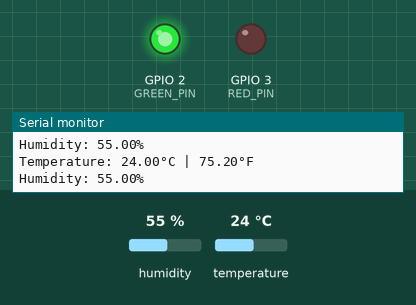
Recording of a sketch running on a simulated ESP32. On the bench: output pins drawn as LEDs (lit = HIGH), the last lines printed to the serial monitor. The test bench sets the inputs (shaded band); at power-on: humidity 55 %, temperature 24 °C.

Above: at 2.8 s.
2.9 s: humidity set to 52 %
5.6 s: humidity set to 49 %
At 6.6 s:
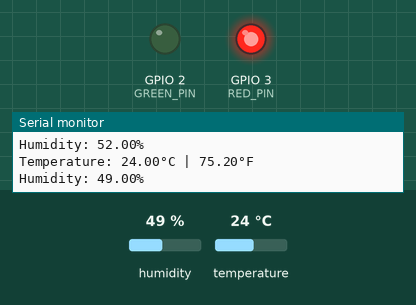
8.3 s: humidity set to 68 %
At 11.3 s:
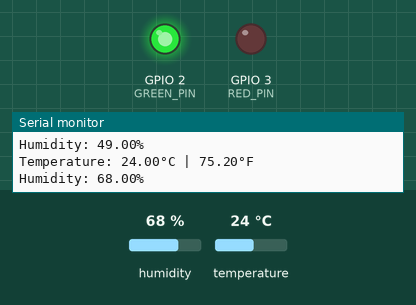
11.6 s: humidity set to 22 %
At 12.6 s:
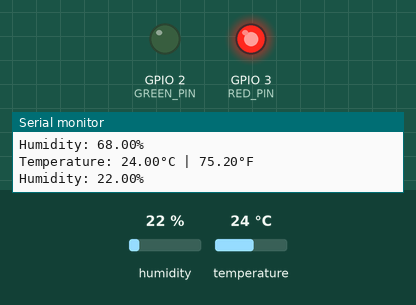
Timing chart, 0 to 14.6 s (numbered marks = the images above; inputs shaded):
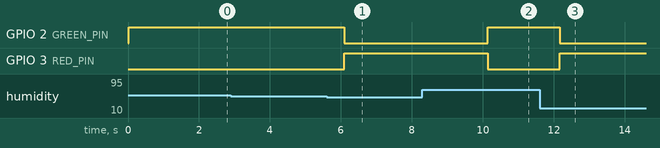

The sketch:

7-temperature-and-humidity-sensor-dht11.ino
```cpp
// Project #7 - Temperature and humidity sensor (DHT11)
// This code is part of the challenge 100 Arduino and ESP32 projects.
// You can find more information about this initiative at https://github.com/LucasFernandoChannel/one-hundred-projects-challenge
// Created by Lucas Fernando - check my Youtube channel at https://www.youtube.com/@lucasfernandochannel

// Before running this code, you must install the DHTLib library.
// The .zip file is available here: https://github.com/LucasFernandoChannel/one-hundred-projects-challenge/tree/main/arduino-libraries
#include <dht.h>
#define DHT_PIN 4
#define RED_PIN 3
#define GREEN_PIN 2
#define waitTime 2000

dht DHTSensor;

void setup() {
  pinMode(RED_PIN, OUTPUT);
  pinMode(GREEN_PIN, OUTPUT);
  digitalWrite(RED_PIN, LOW);
  digitalWrite(GREEN_PIN, LOW);
  Serial.begin(9600);
}

void loop() {
  int data = DHTSensor.read11(DHT_PIN);
  float temp = DHTSensor.temperature;
  float hum = DHTSensor.humidity;

  // Use the Serial.print to know if your sensor is working
  Serial.print("Temperature: ");
  Serial.print(temp);
  Serial.print("°C | ");
  Serial.print((temp * 9/5) + 32);
  Serial.println("°F");
  Serial.print("Humidity: ");
  Serial.print(hum);
  Serial.println("%");
  Serial.println("");

  if (temp >= 20.00 && hum <= 50.00) {
    digitalWrite(RED_PIN, HIGH);
    digitalWrite(GREEN_PIN, LOW);
  } else {
    digitalWrite(RED_PIN, LOW);
    digitalWrite(GREEN_PIN, HIGH);
  }

  delay(waitTime);
}
```

Measured:
- the behaviour switches between 51 and 50 % on humidity (found by bisection; images 0 and 1)
- after the input at 5.6 s, GPIO 2 (GREEN_PIN): HIGH → LOW after 0.49 s; GPIO 3 (RED_PIN): LOW → HIGH after 0.49 s
- after the input at 8.3 s, GPIO 2 (GREEN_PIN): LOW → HIGH after 1.8 s; GPIO 3 (RED_PIN): HIGH → LOW after 1.8 s
- after the input at 11.6 s, GPIO 2 (GREEN_PIN): HIGH → LOW after 0.56 s; GPIO 3 (RED_PIN): LOW → HIGH after 0.56 s
